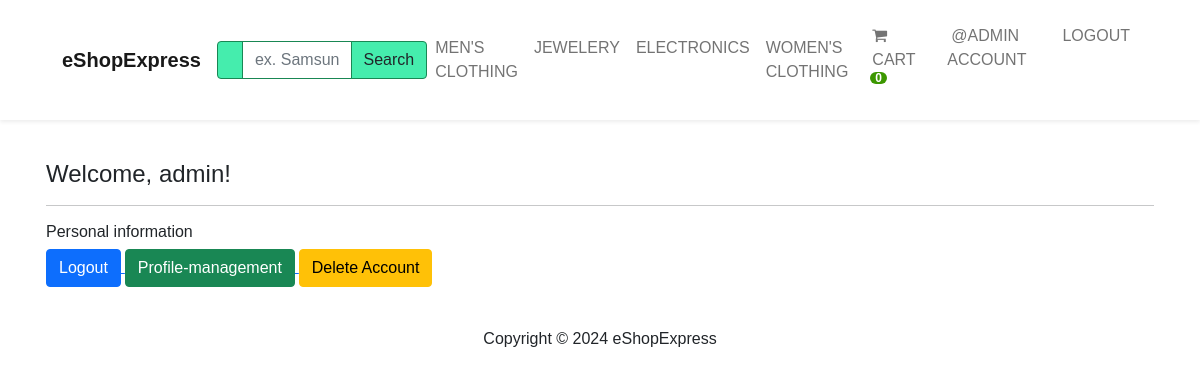
Page /account/dashboard/ (signed in) on the committed database.
### shop/models.py (models this page shows, shortened)
class Category(models.Model):
    name = models.CharField("Category", max_length=250, db_index=True)
    parent = models.ForeignKey(
        'self', on_delete=models.CASCADE,
        related_name='children', blank=True, null=True
    )
    slug = models.SlugField(
        'URL', max_length=250, unique=True, null=False, editable=True
    )
    created_at = models.DateTimeField('Creation date', auto_now_add=True)
    class Meta:
        unique_together = (['slug', 'parent'])
        verbose_name = 'Category'
        verbose_name_plural = 'Categories'
    def get_absolute_url(self):
        return reverse("shop:category-list", args=[str(self.slug)])

### account/views.py (the view)
# urls.py: path('dashboard/', views.dashboard_user, name='dashboard'),
@login_required(login_url='account:login')
def dashboard_user(request):
    return render(request, 'account/dashboard/dashboard.html')

### cart/cart.py (called while the page is built)
    def __len__(self):
        return sum(item['qty'] for item in self.cart.values())

### cart/context_processors.py (called while the page is built)
def cart(request):
    return {'cart': Cart(request)}

### shop/context_processors.py (called while the page is built)
def categories(request):
    categories = Category.objects.filter(parent=None)
    return {'categories': categories}

### account/templates/account/dashboard/dashboard.html
{%  extends "base.html" %} {% load static %}
{% block content %}
    <br>
    <div class="container bg-white shadow-md p-3">
        <h4>Welcome, {{ user.username }}!</h4>
        <hr>
        <h6>Personal information</h6>
        <a href="{% url 'account:logout' %}">
            <button class="btn btn-primary">
                Logout
            </button>
        </a>
        <a href="{% url 'account:profile-management' %}">
            <button class="btn btn-success">
                Profile-management
            </button>
        </a>
            <a href="{% url 'account:delete-user' %}">
                <button class="btn btn-warning">
                    Delete Account
                </button>
            </a>
    </div>
{% endblock %}

### shop/templates/shop/_partials/_navbar.html (shortened to what this page needs)
<nav class="navbar navbar-expand-lg bg-white sticky-top navbar-light p-3 shadow-sm ">
    <div class="container">
        <a class="navbar-brand" href="{% url 'shop:products' %}">
            <strong>eShopExpress</strong>
        </a>
        <div class="collapse navbar-collapse" id="navbarNavDropdown">
            <form action="{% url 'shop:search-products' %}" method="get">
                <div class="ms-auto d-none d-lg-block">
                    <div class="input-group">
                        <span class="border-success input-group-text text-white search-button">
                        </span>
                        <input type="text" name="q" placeholder="ex. Samsung" class="form-control border-success" style="color: #7a7a7a" />
                        <button class="btn btn-success text-dark search-button">Search</button>
                    </div>
                </div>
            </form>
            <ul class="navbar-nav ms-auto">
                {% for i in categories %}
                {% if not i.children.all %}
                <li class="nav-item">
                    <a class="nav-link" href="{{i.get_absolute_url}}">{{i.name|upper }}</a>
                </li>
                {% endif %} {% endfor %}
            </ul>
            <ul class="navbar-nav ms-auto">
                <li class="nav-item">
                    <a class="nav-link mx-2 text-uppercase" href="{% url 'cart:cart-view' %}">
                        <i class="fa fa-shopping-cart" aria-hidden="true"></i> Cart
                        <span id="lblCartCount" class="badge badge-warning ">
                            {% with cart_qty=cart|length%}
                            {% if cart_qty > 0 %}
                            {{cart_qty}}
                            {% else %}
                            0
                            {% endif %}
                            {% endwith %}
                        </span>
                    </a>
                </li>
                {% if request.user.is_authenticated %}
                <li class="nav-item">
                    <a class="nav-link mx-2 text-uppercase" href="{% url 'account:dashboard' %}">
                        @{{ user.username }} Account
                    </a>
                </li>
                <li class="nav-item">
                    <a class="nav-link mx-2 text-uppercase" href="{% url 'account:logout' %}">
                        Logout
                    </a>
                </li>
                {% endif %}
            </ul>
        </div>
    </div>
</nav>

### shop/static/shop/css/base.css (style rules this page uses)
body { font-family: 'Montserrat', sans-serif; }
.badge { padding-left: 9px; padding-right: 9px; -webkit-border-radius: 9px; -moz-border-radius: 9px; border-radius: 9px; }
#lblCartCount { font-size: 12px; background: #3c9700; color: #fff; padding: 0 5px; vertical-align: top; margin-left: -2px; }
a { font-size: 14px; font-weight: 700; }
.form-control { outline: none !important; box-shadow: none !important; }
.search-button { background-color: #45EDAD; }

### rows in the picture
Category: name "MEN'S CLOTHING"
Category: name "JEWELERY"
Category: name "ELECTRONICS"
Category: name "WOMEN'S CLOTHING"

### other values in the picture
{{ user.username }} "ADMIN"
{{ user.username }} "admin"
